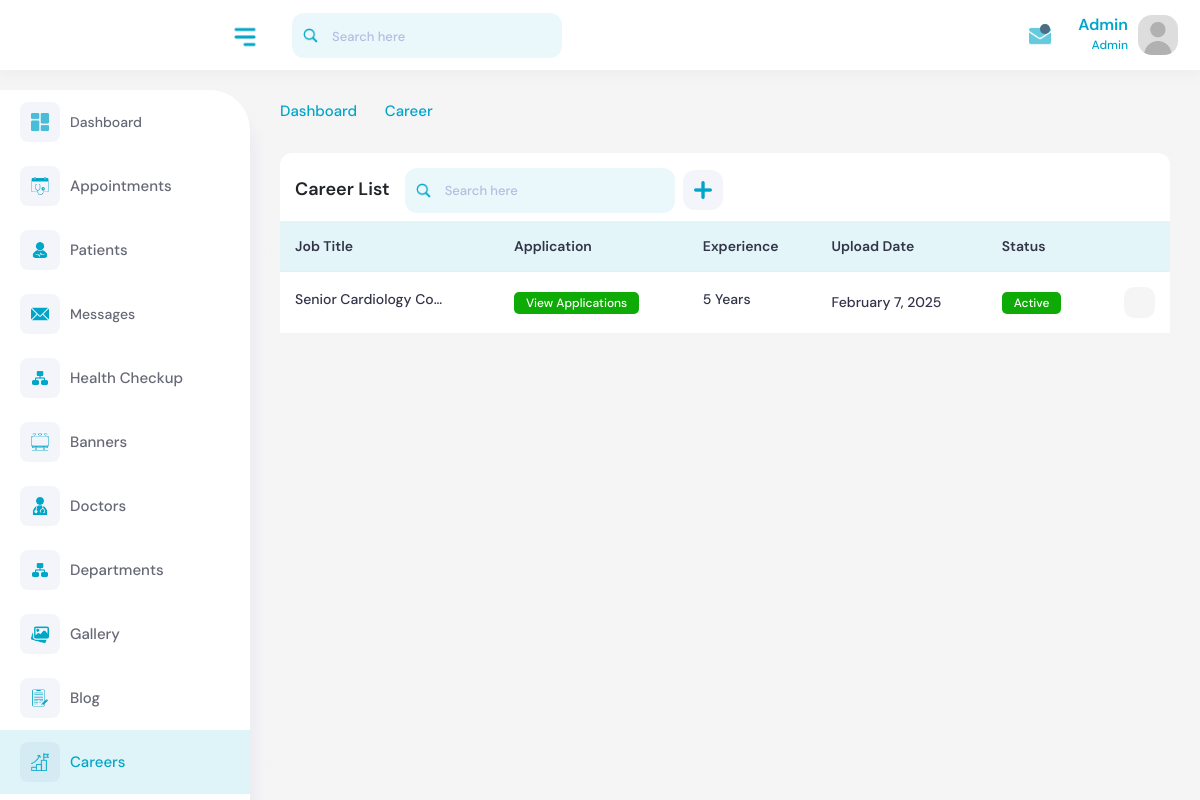
The app's page /account/careers/ (signed in) with its own data.
### core/models.py (models this page shows, shortened)
class Career(models.Model):
    job_title = models.CharField(max_length=200)
    department = models.CharField(max_length=200, null=True, blank=True)
    experience = models.PositiveIntegerField(help_text="Years of experience required", null=True, blank=True)
    salary = models.DecimalField(max_digits=10, decimal_places=2, null=True, blank=True)
    responsibilities = RichTextField(null=True, blank=True)
    skills = RichTextField(null=True, blank=True)
    job_summary = RichTextField(null=True, blank=True)
    qualifications = models.CharField(max_length=100, null=True, blank=True)
    slug = models.SlugField(unique=True, blank=True)
    created_at = models.DateTimeField(auto_now_add=True)
    updated_at = models.DateTimeField(auto_now=True)
    status = models.BooleanField(default=True)

### core/views.py (the view)
# urls.py: path('account/careers/', views.careers, name='careers'),
@login_required(login_url='login')
def careers(request):
    try:
        profile = Summary.objects.get(user=request.user)
    except ObjectDoesNotExist:
        msg.error(request,'Profile does not exist. You cannot access here.')
        return redirect('login')
    if profile:
        if profile.role == 'hr':
            return redirect('hr_dashboard')
        elif profile.role == 'media':
            return redirect('media_dashboard')  # Correctly redirect to media dashboard
        elif profile.role not in ['frontdesk', 'admin']:
            return redirect('homepage')
    else:
        return redirect('homepage')
    careers = Career.objects.all()
    context ={'careers': careers}
    return render(request, 'backend/career.html', context)

### templates/backend/career.html (shortened to what this page needs)
{% extends 'backend/base.html' %}
{% load static %}
{% block content %}
<div class="content">
    <div class="page-header">
        <div class="row">
            <div class="col-sm-12">
                <ul class="breadcrumb">
                    <li class="breadcrumb-item"><a href="">Dashboard </a></li>
                    <li class="breadcrumb-item"><i class="feather-chevron-right"></i></li>
                    <li class="breadcrumb-item active">Career</li>
                </ul>
            </div>
        </div>
    </div>
    <div class="row">
        <div class="col-sm-12">
            <div class="card card-table show-entire">
                <div class="card-body">
                    <div class="page-table-header mb-2">
                        <div class="row align-items-center">
                            <div class="col">
                                <div class="doctor-table-blk">
                                    <h3>Career List</h3>
                                    <div class="doctor-search-blk">
                                        <div class="top-nav-search table-search-blk">
                                            <form>
                                                <input id="search-input" type="text" class="form-control" placeholder="Search here" />
                                                <a class="btn"><img src="{% static 'img/icons/search.png' %}" style="width: 15px" alt /></a>
                                            </form>
                                        </div>
                                        <div class="add-group">
                                            <a href="{% url 'create_career' %}" class="btn btn-primary add-pluss ms-2"><img style="width: 18px" src="{% static 'img/icons/plus.png' %}" alt /></a>
                                        </div>
                                    </div>
                                </div>
                            </div>
                        </div>
                    </div>
                    <div class="table-responsive">
                        <table id="banners-table" class="table border-0 custom-table comman-table datatable mb-0">
                            <thead>
                                <tr>
                                    <th>Job Title</th>
                                    <th>Application</th>
                                    <th>Experience</th>
                                    <th>Upload Date</th>
                                    <th>Status</th>
                                    <th></th>
                                </tr>
                            </thead>
                            <tbody>
                                {% for career in careers %}
                                    <tr>
                                        <td><span class="show-3">{{career.job_title}}</span></td>
                                        <td><a href="{% url 'view_career_applications' career.slug %}"><span class="acti_ve">View Applications</span></a></td>
                                        <td><span class="show-4">{{career.experience}} Years</span></td>
                                        <td>{{ career.created_at|date:"F j, Y" }}</td>
                                        <td>
                                        {% if career.status == True %}
                                            <span class="acti_ve">Active</span>
                                            {% else %}
                                            <span class="in_acti_ve">Inactive</span>
                                        {% endif %}
                                        </td>
                                        <td class="text-end">
                                            <div class="dropdown dropdown-action">
                                                <a href="#" class="action-icon dropdown-toggle" data-bs-toggle="dropdown" aria-expanded="false"><i class="fa fa-ellipsis-v"></i></a>
                                            </div>
                                        </td>
                                    </tr>
                                {% endfor %}
                            </tbody>
                        </table>
                    </div>
                </div>
            </div>
        </div>
    </div>
</div>
{% endblock content %}

### templates/backend/base.html (shortened to what this page needs)
<!DOCTYPE html>
{% load static %}
<html lang="en">
    <head>
        <link rel="stylesheet" type="text/css" href="{% static 'css/bootstrap.min.css' %}" />
        <link rel="stylesheet" href="{% static 'plugins/fontawesome/css/fontawesome.min.css' %}" />
        <link rel="stylesheet" href="{% static 'plugins/fontawesome/css/all.min.css' %}" />
        <link rel="stylesheet" type="text/css" href="{% static 'css/select2.min.css' %}" />
        <link rel="stylesheet" href="{% static 'plugins/datatables/datatables.min.css' %}" />
        <link rel="stylesheet" href="{% static 'css/feather.css' %}" />
        <link rel="stylesheet" type="text/css" href="{% static 'css/style.css' %}" />
    </head>
    <body>
        <div class="main-wrapper">
            <div class="header">
                <div class="header-left">
                    <a href="{% url 'dashboard' %}" class="logo"> <img src="{% static 'img/logo.png' %}" style="width: 180px" class="img-fluid" alt /> </a>
                </div>
                <a id="toggle_btn" href="javascript:void(0);"><img src="{% static 'img/icons/menu.png' %}" style="width: 30px;" alt /></a>
                <div class="top-nav-search mob-view">
                    <form>
                        <input type="text" class="form-control" placeholder="Search here" />
                        <a class="btn"><img src="{% static 'img/icons/search.png' %}" style="width: 15px;" alt /></a>
                    </form>
                </div>
                <ul class="nav user-menu float-end">
                    <li class="nav-item dropdown d-none d-md-block">
                        <a href="#" class="dropdown-toggle nav-link" data-bs-toggle="dropdown">
                            <img src="{% static 'img/icons/email.png' %}" style="width: 22px;" alt />
                            <span class="pulse"></span>
                        </a>
                    </li>
                    <li class="nav-item dropdown has-arrow user-profile-list">
                        <a href="#" class="dropdown-toggle nav-link user-link" data-bs-toggle="dropdown">
                            <div class="user-names">
                                <h5 style="text-transform: capitalize;">{{request.user.username}}</h5>
                                <span>Admin</span>
                            </div>
                            <span class="user-img">
                                <img src="{% static 'img/user.jpg' %}" alt="Admin" />
                            </span>
                        </a>
                    </li>
                </ul>
            </div>
            <div class="sidebar" id="sidebar">
                <div class="sidebar-inner slimscroll">
                    <div id="sidebar-menu" class="sidebar-menu">
                        <ul class="main">
                            <div class="sidebar__box dashboard_sidebar">
                                <a href="{% url 'dashboard' %}">
                                    <span class="menu-side"><img src="{% static 'img/icons/dashboard.png' %}" style="width: 18px;" alt /></span> <span> Dashboard </span>
                                </a>
                            </div>
                            <li class="submenu appointment_sidebar">
                                <a href="#">
                                    <span class="menu-side"><img src="{% static 'img/icons/appointment.png' %}" style="width: 18px;" alt /></span> <span> Appointments </span> <span class="menu-arrow"></span>
                                </a>
                            </li>
                            <li class="submenu patients_sidebar">
                                <a href="#">
                                    <span class="menu-side"><img src="{% static 'img/icons/healthy.png' %}" style="width: 18px;" alt /></span> <span>Patients </span> <span class="menu-arrow"></span>
                                </a>
                            </li>
                            <div class="sidebar__box messages_sidebar">
                                <a href="{% url 'messages' %}">
                                    <span class="menu-side"><img src="{% static 'img/icons/message.png' %}" style="width: 18px;" alt /></span> <span> Messages </span>
                                </a>
                            </div>
                            <li class="submenu health_checkup_sidebar">
                                <a href="#">
                                    <span class="menu-side"><img src="{% static 'img/icons/department.png' %}" style="width: 18px;" alt /></span> <span> Health Checkup </span> <span class="menu-arrow"></span>
                                </a>
                            </li>
                            <li class="submenu banner_sidebar">
                                <a href="#">
                                    <span class="menu-side"><img src="{% static 'img/icons/banner.png' %}" style="width: 18px;" alt /></span> <span> Banners </span> <span class="menu-arrow"></span>
                                </a>
                            </li>
                            <li class="submenu doctor_sidebar">
                                <a href="#">
                                    <span class="menu-side"><img src="{% static 'img/icons/doctor.png' %}" style="width: 18px;" alt /></span> <span> Doctors </span> <span class="menu-arrow"></span>
                                </a>
                            </li>
                            <li class="submenu department_sidebar">
                                <a href="#">
                                    <span class="menu-side"><img src="{% static 'img/icons/department.png' %}" style="width: 18px;" alt /></span> <span> Departments </span> <span class="menu-arrow"></span>
                                </a>
                            </li>
                            <li class="submenu gallery_sidebar">
                                <a href="#">
                                    <span class="menu-side"><img src="{% static 'img/icons/gallery.png' %}" style="width: 18px;" alt /></span> <span> Gallery</span> <span class="menu-arrow"></span>
                                </a>
                            </li>
                            <li class="submenu blogs_sidebar">
                                <a href="#">
                                    <span class="menu-side"><img src="{% static 'img/icons/blog.png' %}" style="width: 18px;" alt /></span> <span> Blog</span> <span class="menu-arrow"></span>
                                </a>
                            </li>
                            <li class="submenu career_sidebar">
                                <a href="#">
                                    <span class="menu-side"><img src="{% static 'img/icons/career.png' %}" style="width: 18px;" alt /></span> <span> Careers</span> <span class="menu-arrow"></span>
                                </a>
                            </li>
                            <div class="sidebar__box notifications_sidebar">
                            </div>
                        </ul>
                    </div>
                </div>
            </div>
            <div class="page-wrapper">
                {% block content %}
                {% endblock content %}
            </div>
        </div>
        <script src="{% static 'cdn-cgi/scripts/7d0fa10a/cloudflare-static/rocket-loader.min.js' %}" data-cf-settings="0809f830a9a7270f0d91c883-|49" defer></script></body>
    </body>
</html>

### static/css/feather.css (style rules this page uses)
[class^="feather-"], [class*=" feather-"] { font-family: 'feather' !important; speak: none; font-style: normal; font-weight: normal; font-variant: normal; text-transform: none; line-height: 1; -webkit-font-smoothing: antialiased; -moz-osx-font-smoothing: grayscale; }
.feather-chevron-right:before { content: "\e930"; }

### records on screen
Career: job_title "Senior Cardiology Co…", experience "5", created_at "February 7, 2025", status "Active"

### other values on screen
{{ request.user.username }} "Admin"
